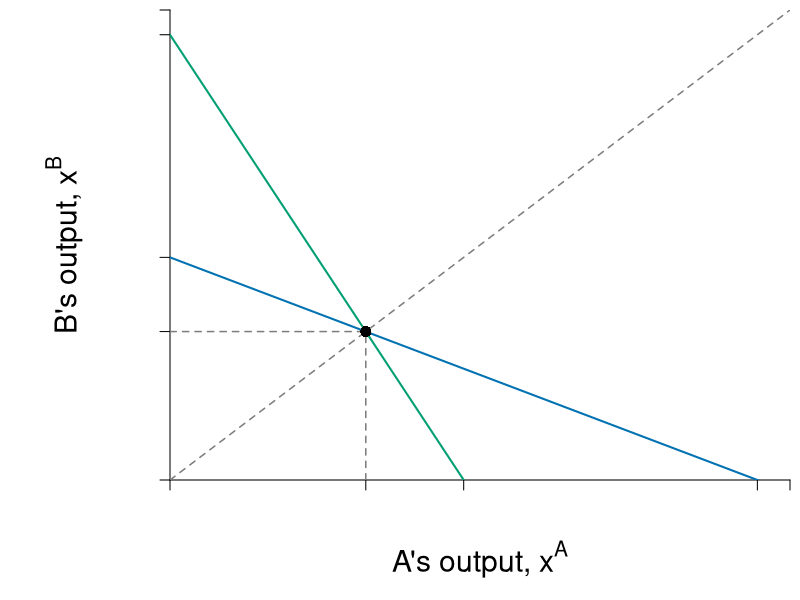

Recreate this plot in R.
require(shape)
#pdf(file = "competitionmarkets/cournot_brfs_nolabels.pdf", width = 9, height = 7)
jpeg(file = "cournot_brfs_nolabels.jpg", width = 6*120, height = 4*120)

#Set parameters for graphics
axislabelsize <- 1.8
labelsize <- 1.5
namesize <- 1.8
annotatesize <- 1.5
graphlinewidth <- 2
segmentlinewidth <- 1.5

COL <- c("#7fc97f", "#beaed4", "#fdc086", "#ffff99", "#386cb0", "#f0027f", "#bf5b17", "#666666")
COLA <- c("#e0f3db", "#99d8c9","#66c2a4","#41ae76", "#238b45", "#005824")
COLB <- c("#c6dbef", "#4eb3d3", "#2b8cbe", "#0868ac","#084081")
Grays <- gray.colors(25, start = 1, end = 0)
CBCols <- c("#009E73","#0072B2","#E69F00","#CC79A7", "#F0E442")


par(mar =  c(6, 8.5, 0.5, 0.5))

piA <- function(xa, xb, s = 0.5, pmax = 20, c1 = 2) {
  (pmax - s*xb)*xa - s*(xa)^2 - c1*xa
}

piB <- function(xa, xb, s = 0.5, pmax = 20, c1 = 2) {
  (pmax - s*xa)*xb - s*(xb)^2 - c1*xb
}

brfB <- function(xa, s = 0.5, pmax = 20, c1 = 2) {
  (pmax - c1)/(2*s) - (1/2)*xa
}

brfA <- function(xa, s = 0.5, pmax = 20, c1 = 2) {
  (pmax - c1)/s - 2*xa
}


xlims <- c(0, 38)
ylims <- c(0, 38)

npts <- 501 
x <- seq(xlims[1], xlims[2], length.out = npts)
y <- seq(ylims[1], ylims[2], length.out = npts) 


plot(0, 0, xlim = xlims, ylim = ylims, type = "n",
     xlab = expression(paste("")),
     ylab = expression(paste("")), 
     xaxt = "n", 
     yaxt = "n", 
     cex.lab = axislabelsize, 
     bty = "n",
     xaxs = "i", 
     yaxs = "i")


ticksy <- c(0, 12, 18, 36, ylims[2])
ylabels <- c(NA, NA, NA, NA, NA)
ticksx <- c(0, 12, 18, 36, xlims[2])
#xlabels <- c(NA, expression(paste(x^{AN} == 12)), expression(paste(frac(bar(p) - c[1],2*beta) == 18)), expression(paste( frac(bar(p) - c[1],beta) ==36 )), NA)
xlabelsnum <- c(NA, NA, NA, NA, NA)

# text(11, -2.3, expression(paste(x^{AN} == 12)),xpd = TRUE, cex = labelsize)
# text(19.2, -3, expression(paste(frac(bar(p) - c,2*beta) == 18)),xpd = TRUE, cex = labelsize)

axis(1, at = ticksx, pos = 0, labels = FALSE)
text(x = c(0, 12, 18, 35, xlims[2]), par("usr")[3] - 0.4, labels = xlabelsnum, srt = 0, pos = 1, xpd = TRUE, cex = labelsize)
axis(2, at = ticksy, pos = 0, labels = ylabels, las = 1, cex.axis = labelsize)

npts <- 500 
xx1 <- seq(xlims[1], xlims[2], length.out = npts)

lines(xx1, brfA(xx1, s = 0.5, pmax = 20, c1 = 2), col = CBCols[1], lwd = graphlinewidth)
lines(xx1, brfB(xx1, s = 0.5, pmax = 20, c1 = 2), col = CBCols[2], lwd = graphlinewidth)

segments(0, 12, 12, 12, lty = 2, col = Grays[20] , lwd = segmentlinewidth)
segments(12, 0, 12, 12, lty = 2, col = Grays[20] , lwd = segmentlinewidth)
segments(0, 0, xlims[2], ylims[2], lty = 2, col = Grays[20] , lwd = segmentlinewidth)

text(0.5*(xlims[2]), -6.4, expression(paste("A's output, ", x^A)), xpd = TRUE, cex = axislabelsize) 
text(-6.5, 0.5*ylims[2], expression(paste("B's output, ", x^B)), xpd = TRUE, cex = axislabelsize, srt = 90) 

#Label point i. 
points(12, 12, pch = 16, col = "black", cex = 1.5)
# text(18.5, 12.5, expression(paste("Nash Equilibrium")), cex = annotatesize)
# text(11.3, 11.3, expression(paste(n)), cex = labelsize)
# 
# text(34, 31, expression(paste(45*degree, " line")), cex = labelsize)
# text(34, 29, expression(paste(x^A == x^B)), cex = labelsize)
# 

# #B's brf
# text(31.5, 8, expression(paste("B's best-response")), cex = annotatesize)
# text(31.5, 6, expression(paste("function")), cex = annotatesize)
# Arrows(28, 6.75, 24, 6.75, col = "black", lty = 1, lwd = 2, arr.type = "triangle", arr.lwd = 0.5)
# 
# #A's brf
# text(8, 35.5, expression(paste("A's best-response")), cex = annotatesize)
# text(8, 33.5, expression(paste("function")), cex = annotatesize)
# Arrows(6, 32, 6, 26, col = "black", lty = 1, lwd = 2, arr.type = "triangle", arr.lwd = 0.5)


dev.off()
